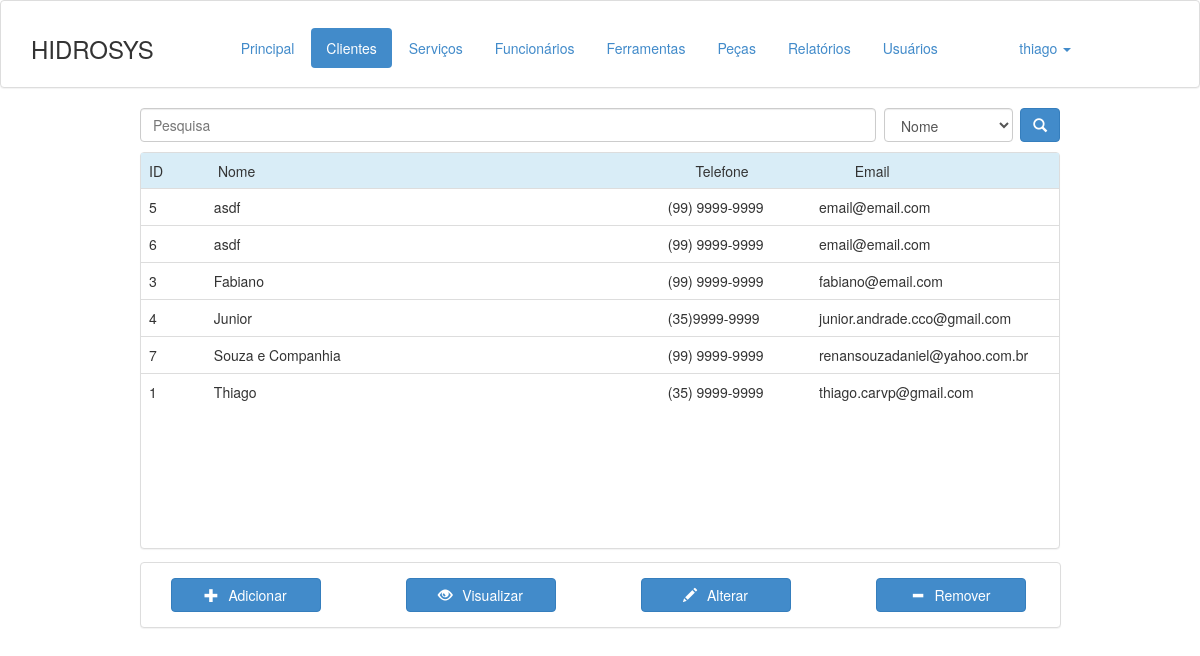
/clientes.php (signed in), run on the app's committed database.
### tables this page shows
CREATE TABLE IF NOT EXISTS `clientes` (
  `id` int(11) NOT NULL AUTO_INCREMENT,
  `nome` text NOT NULL,
  `endereco` text NOT NULL,
  `cep` text NOT NULL,
  `telefone` text NOT NULL,
  `cpf` text NOT NULL,
  `email` text NOT NULL,
  `deleted` int(11) DEFAULT '0',
  `deleted_date` date DEFAULT NULL,
  PRIMARY KEY (`id`)
);

### clientes.php (the view, shortened to what this page needs)
<!DOCTYPE html>
<html lang="en">
  <head>
    <link href="bootstrap/css/bootstrap.min.css" rel="stylesheet">
  </head>
  <body>
    <?php
    	include("header.php");
  	?>
    <div class="col-xs-4" style="margin: 0 auto auto; float: none; width: 950px; height: 20px;">
      <form method="get" action="clientes.php">
        <input type="text" class="form-control" name="busca" id="inputSearch" placeholder="Pesquisa" style="float: left; width: 80%" <?php if(isset($_GET["busca"])) echo "value='".$_GET["busca"]."'"; ?> >
        <select class="form-control" name="tipo" style="width: 14%; float: left; margin-left: 8px">
          <option value="nome" <?php if(isset($_GET["tipo"]) && $_GET["tipo"] == "nome") echo "selected"; ?> >Nome</option>
        </select>
        <button type="submit" class="btn btn-primary" style="float: right;"><span class="glyphicon glyphicon-search"></span></button>
      </form>
    </div>
    <div class="col-xs-4" style="min-height: 410px; max-height: 410px; margin: 2% auto auto; float: none; width: 950px;">
      <div class="panel panel-default">
        <div style="height: 35px;">
          <table class="table table-striped">
            <thead>
              <tr class="info">
                <td style="width: 6.5%">
                  ID
                </td>
                <td style="width: 45%">
                  Nome
                </td>
                <td style="width: 15%">
                  Telefone
                </td>
                <td style="width: 20%">
                  Email
                </td>
              </tr>
            </thead>
          </table>
        </div>
        <div style="min-height: 360px; max-height: 360px; overflow-y: scroll; width: 100%">
        <table class="table header-fixed" data-single-select="true">
          <body>
            <?php
              $conexao = mysqli_connect("localhost", "root", "123456", "hidrosys");
              $query = "SELECT * FROM clientes WHERE deleted = 0 ";
              $query = $query . " ORDER BY nome";
              $result = mysqli_query($conexao, $query);
              if($result)
              while($consulta = mysqli_fetch_array($result))
              {
                echo
                '<tr id="r' . $consulta["id"] . '" onclick="selectRow('.$consulta["id"].');" >
                  <td
                  <td style="width: 6%">
                    '.$consulta["id"].
                  '</td>
                  <td style="width: 42%">
                    '.$consulta["nome"].
                  '</td>
                  <td style="width: 14%">
                    '.$consulta["telefone"].
                  '</td>
                  <td style="width: 14%">
                    '.$consulta["email"].
                  '</td>
                </tr>';
              }
            ?>
        </table>
        </div>
      </div>
    </div>
    <div class="panel panel-default col-xs-4" style="margin-left: auto; margin-right: auto; float: none; width: 921px; min-height: 50px">
      <div class="panel-body">
        <button type="button" class="btn btn-primary" onclick='adicionar()' id='1' style="width: 150px; float: left; margin-right: 85px;"><span class="glyphicon glyphicon-plus" style="padding-right: 10px"></span>Adicionar</button>
        <button type="button" class="btn btn-primary" onclick='vizu()' id='2' style="width: 150px; float: left; margin-right: 85px;"><span class="glyphicon glyphicon-eye-open" style="padding-right: 10px"></span>Visualizar</button>
        <button type="button" class="btn btn-primary" onclick='alterar()' id='3' style="width: 150px; float: left; margin-right: 85px;"><span class="glyphicon glyphicon-pencil" style="padding-right: 10px"></span>Alterar</button>
        <button type="button" class="btn btn-primary" onclick='removerr()' id='Botao4' style="width: 150px; float: left;"><span class="glyphicon glyphicon-minus" style="padding-right: 10px"></span>Remover</button>
      </div>
    </div>
  </body>
</html>

### data on the page
clientes: id "5", nome "asdf", telefone "(99) 9999-9999", email "email@email.com"
clientes: id "6", nome "asdf", telefone "(99) 9999-9999", email "email@email.com"
clientes: id "3", nome "Fabiano", telefone "(99) 9999-9999", email "fabiano@email.com"
clientes: id "4", nome "Junior", telefone "(35)9999-9999", email "junior.andrade.cco@gmail.com"
clientes: id "7", nome "Souza e Companhia", telefone "(99) 9999-9999", email "renansouzadaniel@yahoo.com.br"
clientes: id "1", nome "Thiago", telefone "(35) 9999-9999", email "thiago.carvp@gmail.com"

### other printed values
getLogin() "thiago"
